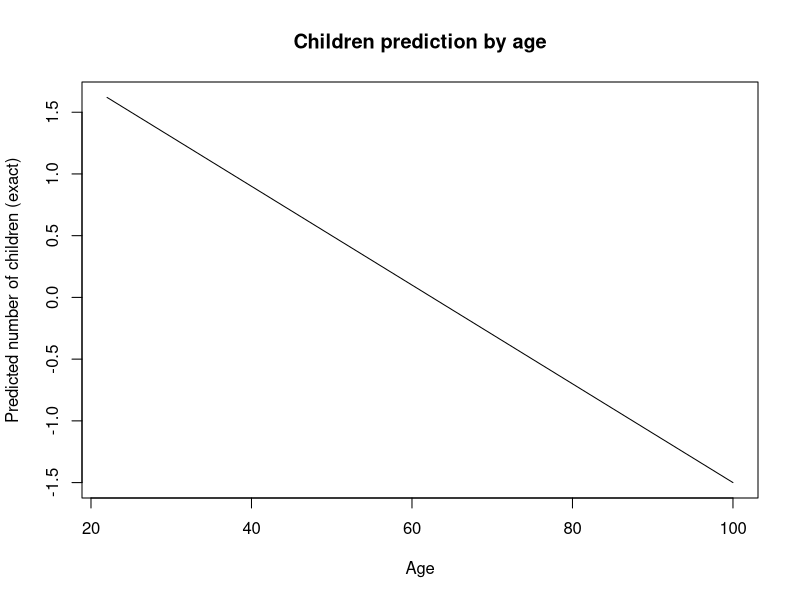
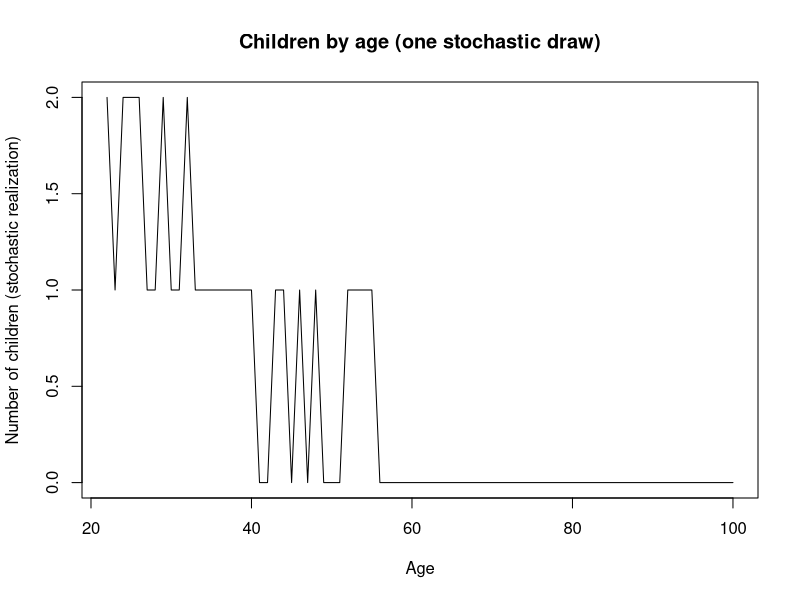
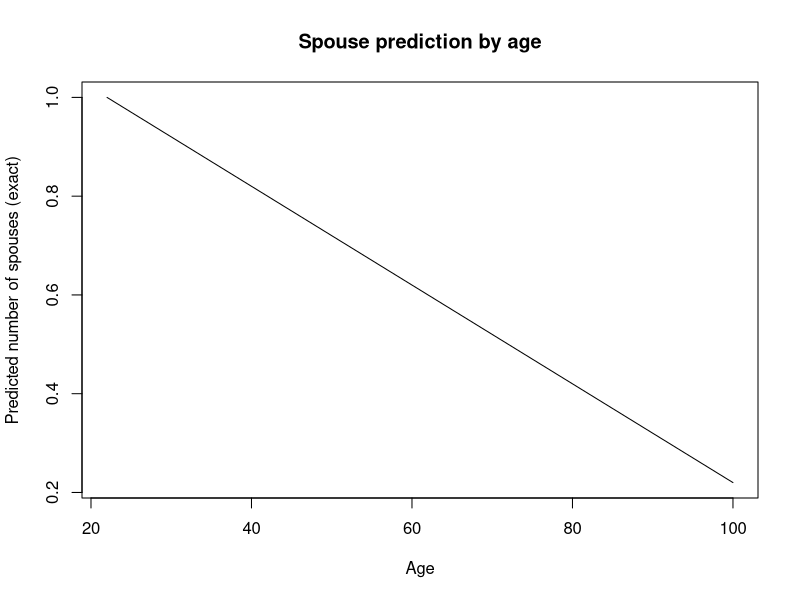
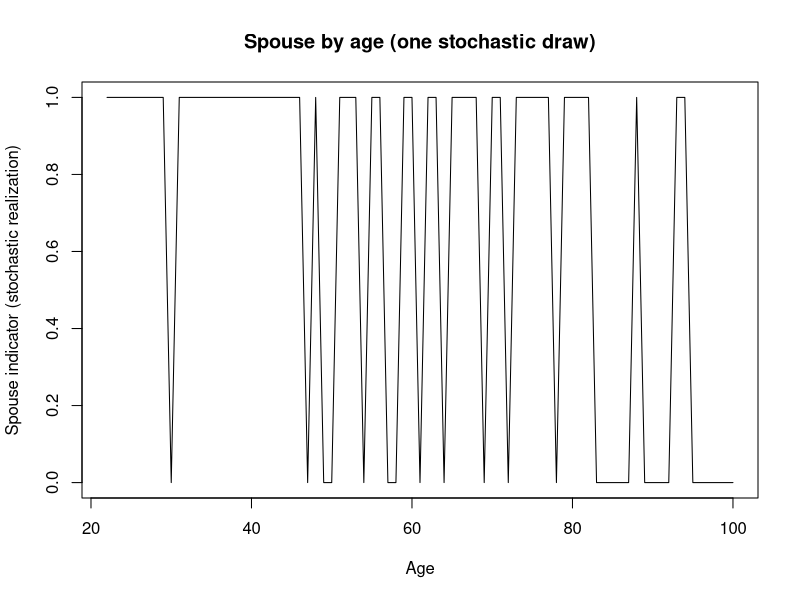
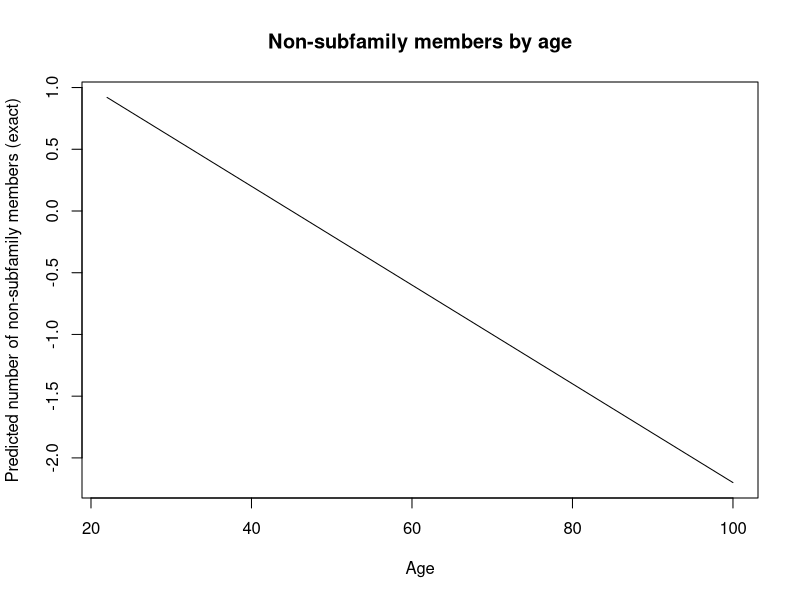
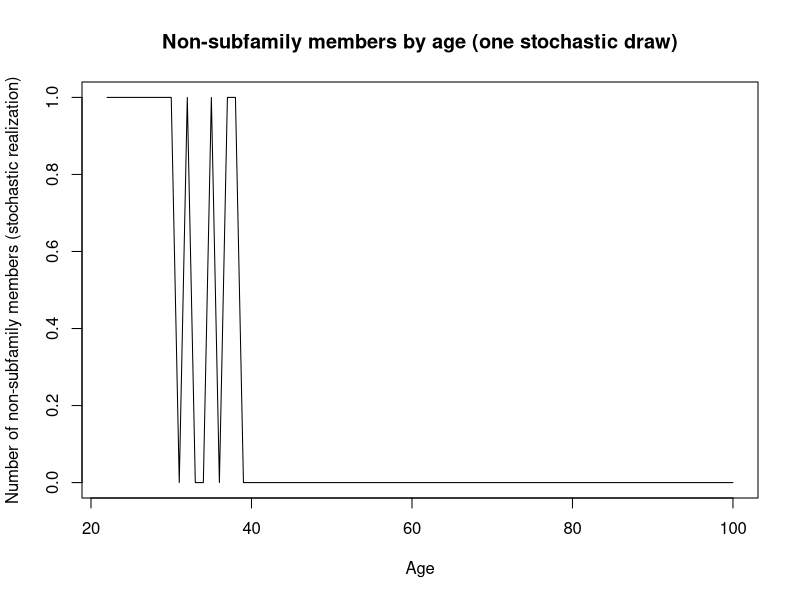
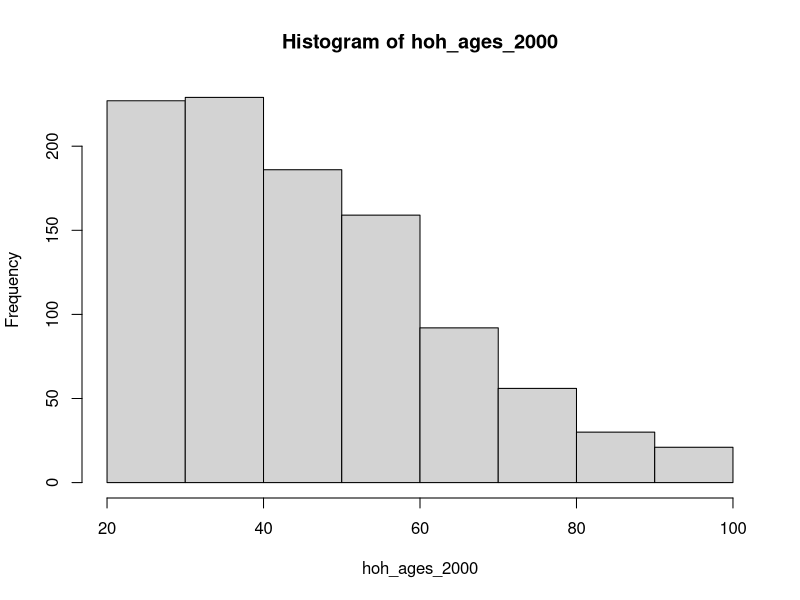
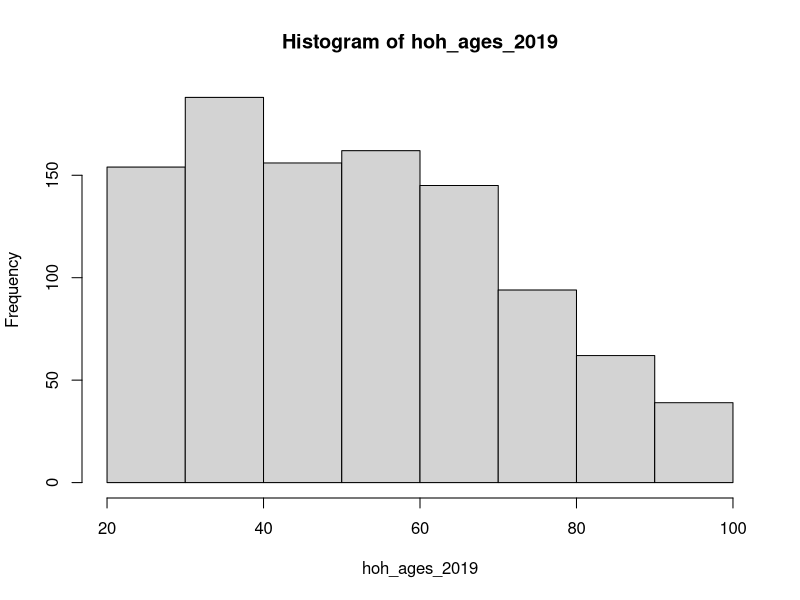

Write R code to recreate these figures, in order.
# The purpose of this file is to provide examples of the results of Oaxaca-Blinder
# decompositions of household size when
# 1. Just immigrant status is involved
# 2. just age is involved
# 3. Age and immigration status are involved.

# ----- Step 0: Config ----- #
set.seed(123)

# ----- Step 1: Functions ----- #
generate_household_head_ages <- function(mean_age, n = 100, sd_age = 30) {
  ages <- integer(0)
  
  while (length(ages) < n) {
    draw <- round(rnorm(n, mean = mean_age, sd = sd_age))
    draw <- draw[draw >= 22 & draw <= 100]
    ages <- c(ages, draw)
  }
  
  ages[1:n]
}

stochastic_round <- function(x, min = 0, max = NULL) {
  lower <- floor(x)
  frac  <- x - lower
  
  # coin flip: round up with prob = frac
  y <- lower + rbinom(1, size = 1, prob = frac)
  
  # enforce bounds
  y <- max(min, y)
  if (!is.null(max)) y <- min(max, y)
  
  y
}

linear_predict <- function(age, b0, b1, sd_e = 0) {
  e <- rnorm(1, mean = 0, sd = sd_e)
  b0 + b1 * age + e
}

generate_children_exact <- function(age, b0 = 2.5, b1 = -0.04, sd_e = 0) {
  linear_predict(age, b0, b1, sd_e)
}
generate_children_round <- function(age, min = 0, max = NULL) {
  pred <- generate_children_exact(age)
  stochastic_round(pred, min = min, max = max)
}

generate_spouse_exact <- function(age, b0 = 1.22, b1 = -0.01, sd_e = 0) {
  linear_predict(age, b0, b1, sd_e)
}
generate_spouse_round <- function(age, min = 0, max = 1) {
  pred <- generate_spouse_exact(age)
  stochastic_round(pred, min = min, max = max)
}

generate_nonsf_exact <- function(age, b0 = 1.8, b1 = -0.04, sd_e = 0) {
  linear_predict(age, b0, b1, sd_e)
}
generate_nonsf_round <- function(age, min = 0, max = NULL) {
  pred <- generate_nonsf_exact(age)
  stochastic_round(pred, min = min, max = max)
}


expand_household_to_adults <- function(df) {
  rows <- vector("list", nrow(df))
  
  for (i in seq_len(nrow(df))) {
    row <- df[i, ]
    
    out <- list()
    
    # 1. Household head
    out[[1]] <- row
    
    # 2. Spouse(s): duplicate the household row
    if (row$n_spouses > 0) {
      for (s in seq_len(row$n_spouses)) {
        out[[length(out) + 1]] <- row
      }
    }
    
    # 3. Non-subfamily adults
    if (row$n_nonsf > 0) {
      for (n in seq_len(row$n_nonsf)) {
        nonsf_row <- row
        nonsf_row$n_children <- 0
        nonsf_row$n_spouses  <- 0
        nonsf_row$n_nonsf    <- row$hh_size - 1
        out[[length(out) + 1]] <- nonsf_row
      }
    }
    
    rows[[i]] <- do.call(rbind, out)
  }
  
  do.call(rbind, rows)
}


# ----- Step 2: Model calibration ----- #
# These are sanity checks of our synthetic parameters before generating full data.

ages <- 22:100 # 22 = age of majority in our model

# --- Children --- #
# Evaluate the children regression once at each integer age from 22 to 100
# and plot the implied relationship. This is without stochastic rounding.

children_pred_exact <- vapply(
  ages,
  function(a) generate_children_exact(age = a),
  numeric(1)
)

plot(
  ages, children_pred_exact,
  type = "l",
  xlab = "Age",
  ylab = "Predicted number of children (exact)",
  main = "Children prediction by age"
)

# Evaluate the children regression once at each integer age from 22 to 100
# and plot the implied relationship once stochastic rounding is applied.
children_pred_round <- vapply(
  ages,
  function(a) generate_children_round(age = a),
  numeric(1)
)

plot(
  ages, children_pred_round,
  type = "l",
  xlab = "Age",
  ylab = "Number of children (stochastic realization)",
  main = "Children by age (one stochastic draw)"
)

# --- Spouses --- #
spouse_pred_exact <- vapply(
  ages,
  function(a) generate_spouse_exact(age = a),
  numeric(1)
)

plot(
  ages, spouse_pred_exact,
  type = "l",
  xlab = "Age",
  ylab = "Predicted number of spouses (exact)",
  main = "Spouse prediction by age"
)

# Evaluate the spouse regression once at each integer age from 22 to 100
# and plot one stochastic realization after rounding to {0, 1}.
spouse_pred_round <- vapply(
  ages,
  function(a) generate_spouse_round(age = a),
  numeric(1)
)

plot(
  ages, spouse_pred_round,
  type = "l",
  xlab = "Age",
  ylab = "Spouse indicator (stochastic realization)",
  main = "Spouse by age (one stochastic draw)"
)

# --- Non-subfamily members --- #

# Evaluate the non-subfamily regression once at each integer age from 22 to 100
# and plot the implied relationship. This is without stochastic rounding.
nonsf_pred_exact <- vapply(
  ages,
  function(a) generate_nonsf_exact(age = a),
  numeric(1)
)

plot(
  ages, nonsf_pred_exact,
  type = "l",
  xlab = "Age",
  ylab = "Predicted number of non-subfamily members (exact)",
  main = "Non-subfamily members by age"
)

# Evaluate the non-subfamily regression once at each integer age from 22 to 100
# and plot one stochastic realization after rounding.
nonsf_pred_round <- vapply(
  ages,
  function(a) generate_nonsf_round(age = a),
  numeric(1)
)

plot(
  ages, nonsf_pred_round,
  type = "l",
  xlab = "Age",
  ylab = "Number of non-subfamily members (stochastic realization)",
  main = "Non-subfamily members by age (one stochastic draw)"
)


# ----- Step 3: Create synthetic data ----- #
n_obs <- 1000
# Generate synthetic "household head" ages for each year.
hoh_ages_2000 <- generate_household_head_ages(mean_age = 25, n = n_obs)
hoh_ages_2019 <- generate_household_head_ages(mean_age = 45, n = n_obs)
hoh_ages_2000 |> hist()
hoh_ages_2019 |> hist()

# Now generate n_children, n_spouses, and n_nonsf for each person using the stochastic
# rounded versions of the above function.
# Generate household components for each household head (stochastic versions)

generate_household_components <- function(ages) {
  n <- length(ages)
  
  n_children <- vapply(ages, generate_children_round, numeric(1))
  n_spouses  <- vapply(ages, generate_spouse_round,  numeric(1))
  n_nonsf    <- vapply(ages, generate_nonsf_round,    numeric(1))
  
  data.frame(
    age        = ages,
    n_children = n_children,
    n_spouses  = n_spouses,
    n_nonsf    = n_nonsf
  )
}

# Generate synthetic household data for each year
hh_2000 <- generate_household_components(hoh_ages_2000)
hh_2019 <- generate_household_components(hoh_ages_2019)

# Define total household size:
# 1 (household head) + spouses + children + non-subfamily members
hh_2000$hh_size <- 1 + hh_2000$n_spouses + hh_2000$n_children + hh_2000$n_nonsf
hh_2019$hh_size <- 1 + hh_2019$n_spouses + hh_2019$n_children + hh_2019$n_nonsf

summary(hh_2000$hh_size)
summary(hh_2019$hh_size)

hist(hh_2000$hh_size, main = "Household size (2000)", xlab = "Household size")
hist(hh_2019$hh_size, main = "Household size (2019)", xlab = "Household size")
